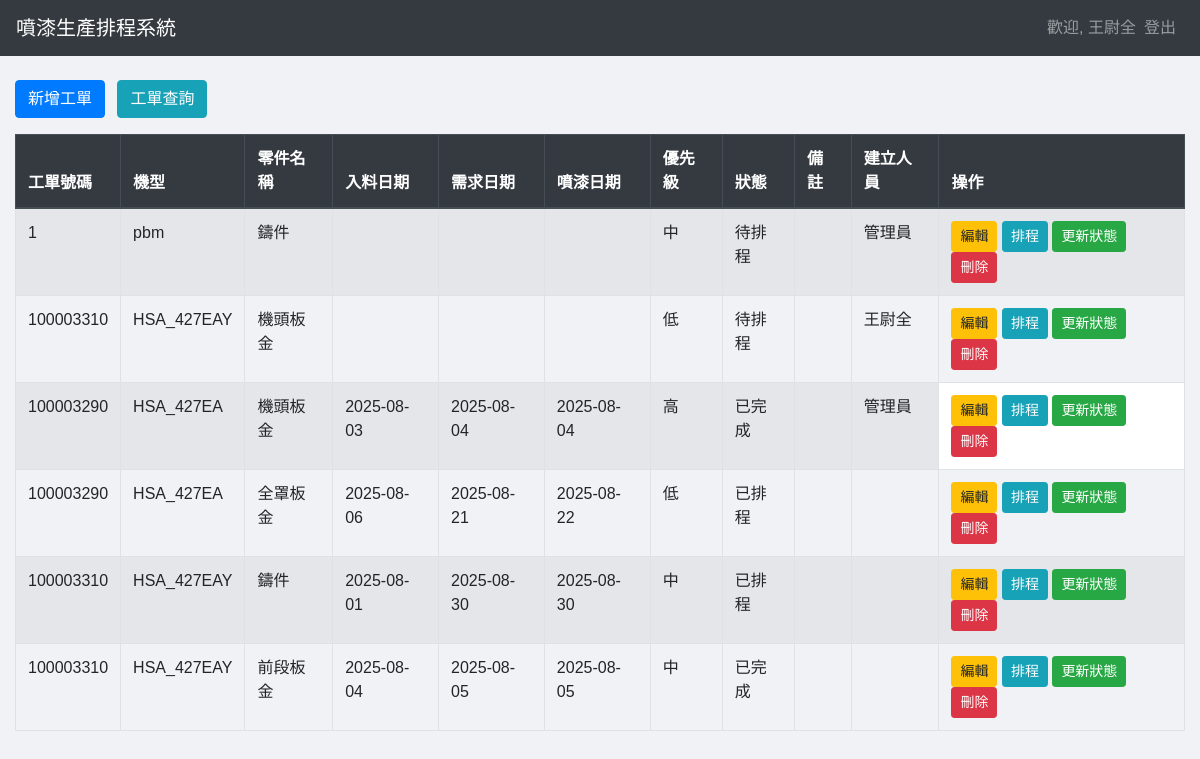
/ (signed in), run on the app's committed database.
### tables this page shows
CREATE TABLE users (
    id INTEGER PRIMARY KEY AUTOINCREMENT,
    username TEXT UNIQUE NOT NULL,
    password TEXT NOT NULL,
    name TEXT NOT NULL,
    is_admin INTEGER DEFAULT 0
);

CREATE TABLE production_schedule (
    id INTEGER PRIMARY KEY AUTOINCREMENT,
    work_order TEXT NOT NULL,
    model_name TEXT,
    part_name TEXT NOT NULL,
    customer TEXT,
    creation_date TEXT NOT NULL,
    material_arrival_date TEXT,
    request_date TEXT,
    painting_date TEXT,
    status TEXT NOT NULL DEFAULT '待排程',
    priority TEXT NOT NULL DEFAULT '中',
    notes TEXT
, created_by_user_id INTEGER);

### app.py (the view)
@app.route('/')
def index():
    if 'user_id' not in session:
        return redirect(url_for('login'))
    db = get_db()
    jobs = db.execute("SELECT ps.*, u.name AS creator_name FROM production_schedule ps LEFT JOIN users u ON ps.created_by_user_id = u.id ORDER BY ps.creation_date DESC").fetchall()
    return render_template('index.html', jobs=jobs, current_user_name=session.get('name'))

### app.py (called while the page is built)
def to_date_filter(value):
    if not value:
        return None
    return datetime.strptime(value, '%Y-%m-%d').date()

def get_db():
    db = getattr(g, '_database', None)
    if db is None:
        db = g._database = sqlite3.connect(app.config['DATABASE'])
        db.row_factory = sqlite3.Row
    return db

@app.teardown_appcontext
def close_connection(exception):
    db = getattr(g, '_database', None)
    if db is not None:
        db.close()

### templates/index.html (shortened to what this page needs)
<!DOCTYPE html>
<html lang="en">
<head>
    <link rel="stylesheet" href="https://stackpath.bootstrapcdn.com/bootstrap/4.5.2/css/bootstrap.min.css">
    <link rel="stylesheet" href="{{ url_for('static', filename='style.css') }}">
</head>
<body>
    <nav class="navbar navbar-expand-lg navbar-dark bg-dark">
        <a class="navbar-brand" href="#">噴漆生產排程系統</a>
        <div class="collapse navbar-collapse">
            <ul class="navbar-nav ml-auto">
                <li class="nav-item">
                    <span class="navbar-text">歡迎, {{ current_user_name }}</span>
                </li>
                <li class="nav-item">
                    <a class="nav-link" href="{{ url_for('logout') }}">登出</a>
                </li>
            </ul>
        </div>
    </nav>
    <div class="container-fluid mt-4">
        <button type="button" class="btn btn-primary mb-3" data-toggle="modal" data-target="#createJobModal">
            新增工單
        </button>
        <a href="{{ url_for('query_job') }}" class="btn btn-info mb-3 ml-2">工單查詢</a>
        <table class="table table-bordered table-striped">
            <thead class="thead-dark">
                <tr>
                    <th>工單號碼</th>
                    <th>機型</th>
                    <th>零件名稱</th>
                    <th>入料日期</th>
                    <th>需求日期</th>
                    <th>噴漆日期</th>
                    <th>優先級</th>
                    <th>狀態</th>
                    <th>備註</th>
                    <th>建立人員</th>
                    <th>操作</th>
                </tr>
            </thead>
            <tbody>
                {% for job in jobs %}
                <tr class="{% if job.priority == '高' %}priority-high{% endif %}">
                    <td>{{ job.work_order }}</td>
                    <td>{{ job.model_name or '' }}</td>
                    <td>{{ job.part_name }}</td>
                    <td>{{ job.material_arrival_date or '' }}</td>
                    <td>{{ job.request_date or '' }}</td>
                    <td>{{ job.painting_date or '' }}</td>
                    <td>{{ job.priority }}</td>
                    <td>{{ job.status }}</td>
                    <td>{{ job.notes or '' }}</td>
                    <td>{{ job.creator_name or '' }}</td>
                    <td>
                        <button type="button" class="btn btn-sm btn-warning" data-toggle="modal" data-target="#editModal{{ job.id }}">編輯</button>
                        <button type="button" class="btn btn-sm btn-info" data-toggle="modal" data-target="#scheduleModal{{ job.id }}">排程</button>
                        <button type="button" class="btn btn-sm btn-success" data-toggle="modal" data-target="#statusModal{{ job.id }}">更新狀態</button>
                        <button type="button" class="btn btn-sm btn-danger" data-toggle="modal" data-target="#deleteModal{{ job.id }}">刪除</button>
                    </td>
                </tr>
                {% endfor %}
            </tbody>
        </table>
    </div>
</body>
</html>

### static/style.css (style rules this page uses)
body { font-family: 'Arial', sans-serif; background-color: #f0f2f5; }
a { color: #764ba2; }

### templates/index.html (style rules this page uses)
.priority-high { background-color: #FFCCCC; }
.priority-high td:last-child { background-color: white; }

### data on the page
users: name "王尉全"
production_schedule: work_order "1", model_name "pbm", part_name "鑄件", priority "中", status "待排程", name "管理員"
production_schedule: work_order "100003310", model_name "HSA_427EAY", part_name "機頭板金", priority "低", status "待排程", name "王尉全"
production_schedule: work_order "100003290", model_name "HSA_427EA", part_name "機頭板金", material_arrival_date "2025-08-03", request_date "2025-08-04", painting_date "2025-08-04", priority "高", status "已完成", name "管理員"
production_schedule: work_order "100003290", model_name "HSA_427EA", part_name "全罩板金", material_arrival_date "2025-08-06", request_date "2025-08-21", painting_date "2025-08-22", priority "低", status "已排程"
production_schedule: work_order "100003310", model_name "HSA_427EAY", part_name "鑄件", material_arrival_date "2025-08-01", request_date "2025-08-30", painting_date "2025-08-30", priority "中", status "已排程"
production_schedule: work_order "100003310", model_name "HSA_427EAY", part_name "前段板金", material_arrival_date "2025-08-04", request_date "2025-08-05", painting_date "2025-08-05", priority "中", status "已完成"
